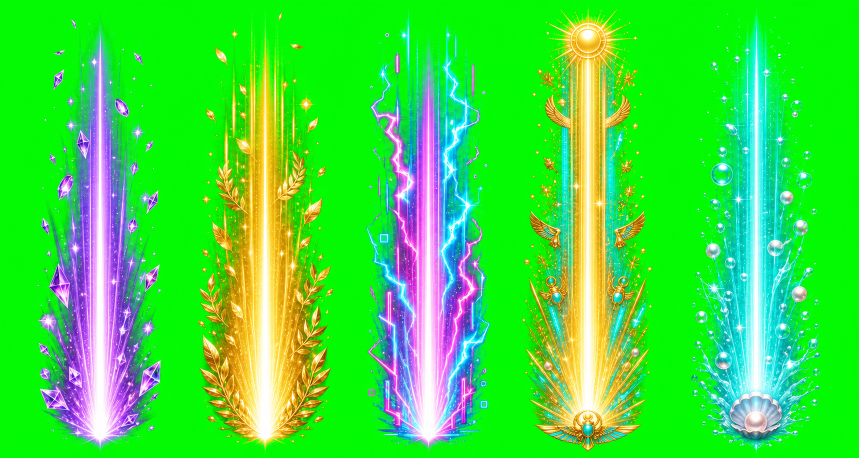
#> input picture qa/source/vslot_reel_anticipation_beams_imagegen.png, 1717 x 916 px (shown at 1/2 size)
$ python -i slice_imagegen_reel_anticipation_beams.py   (imports and definitions only)
#> lines starting #> are read from the running program, lines starting #| are printed output that depends on the picture
#> further down, picture is the input picture: PIL image 1717x916 RGB; mean R, G, B 63.2, 221.4, 63.4
from collections import Counter
from pathlib import Path

from PIL import Image, ImageDraw, ImageFilter, ImageOps


from vslot_asset_toolchain import verify_asset_toolchain

# [1 line not run here, left out]

ROOT = Path(__file__).resolve().parents[1]
SOURCE = ROOT / "qa/source/vslot_reel_anticipation_beams_imagegen.png"
DRAWABLE = ROOT / "app/src/main/res/drawable-nodpi"
PREVIEW = ROOT / "qa/screenshots/reel_anticipation_beams_contact_sheet.png"

THEMES = ("violet", "roman", "neon", "pharaoh", "ocean")
ASSET_SIZE = (280, 760)


def remove_chroma_key(image: Image.Image) -> Image.Image:
    rgba = image.convert("RGBA")
    pixels = rgba.load()
    width, height = rgba.size
#> width = 1717; height = 916
    border_samples = []
    for x in range(width):
        border_samples.append(pixels[x, 0][:3])
        border_samples.append(pixels[x, height - 1][:3])
#> after the loop, border_samples = 3434 items, first 6: (14, 244, 14), (16, 243, 14), (9, 247, 12), (7, 248, 7), (6, 249, 7), (5, 249, 5)
    for y in range(height):
        border_samples.append(pixels[0, y][:3])
        border_samples.append(pixels[width - 1, y][:3])
#> after the loop, border_samples = 5266 items, first 6: (14, 244, 14), (16, 243, 14), (9, 247, 12), (7, 248, 7), (6, 249, 7), (5, 249, 5)

    key = Counter(tuple(channel // 4 * 4 for channel in sample) for sample in border_samples).most_common(1)[0][0]
#> key = (4, 248, 4)
    out = Image.new("RGBA", rgba.size)
#> out: PIL image 1717x916 RGBA; every value is 0
    out_pixels = out.load()
    for y in range(height):
        for x in range(width):
            r, g, b, a = pixels[x, y]
            distance = ((r - key[0]) ** 2 + (g - key[1]) ** 2 + (b - key[2]) ** 2) ** 0.5
            if distance < 28:
                alpha = 0
            elif distance < 128:
                alpha = int(((distance - 28) / 100) * a)
            else:
                alpha = a

            if alpha and g > 112 and g > r * 1.14 and g > b * 1.2 and r < 210:
                alpha = 0
            if alpha:
                green_spill = max(0, g - max(r, b) - 16)
                g = max(max(r, b), g - int(green_spill * 0.7))
            out_pixels[x, y] = (r, g, b, alpha)

    alpha = out.getchannel("A").filter(ImageFilter.GaussianBlur(0.18))
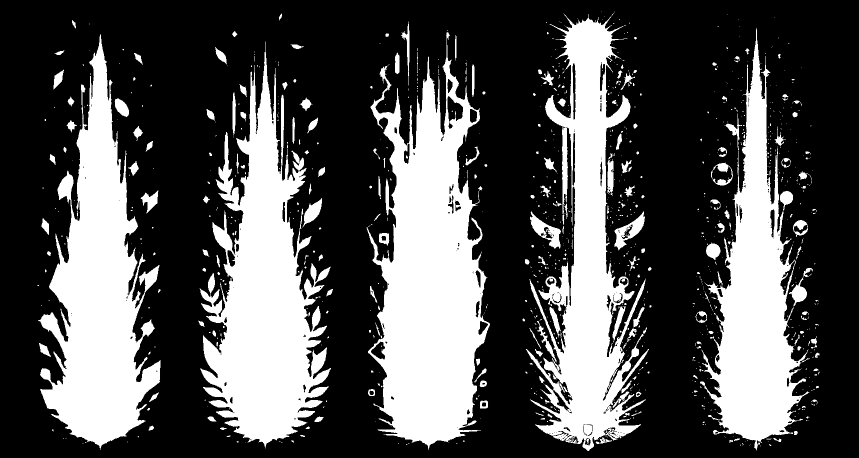
#> alpha: PIL image 1717x916 L (shown at 1/2 size); min 0, max 255, mean 81.1
    out.putalpha(alpha)
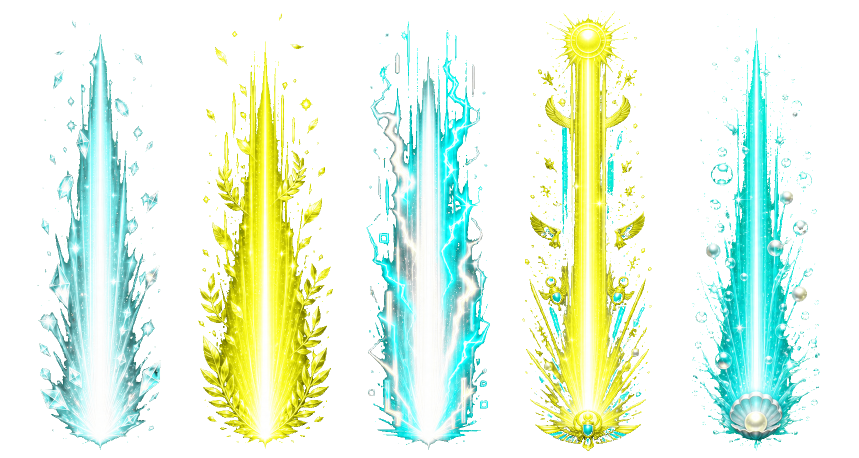
#> out: PIL image 1717x916 RGBA (shown at 1/2 size); mean R, G, B, A 63.2, 237.1, 63.4, 81.1; transparent parts drawn white
    return out


# [17 lines left out: functions trim_alpha, fit_overlay, not called in this run]


def save_webp(image: Image.Image, path: Path) -> None:
    path.parent.mkdir(parents=True, exist_ok=True)
    image.save(path, "WEBP", quality=95, method=6)


# [58 lines left out: functions validate, make_reel_mock, save_contact_sheet, main, not called in this run]


# [2 lines not run here, left out]

>>> from PIL import Image
>>> picture = Image.open('../qa/source/vslot_reel_anticipation_beams_imagegen.png')
>>> result = remove_chroma_key(picture)
